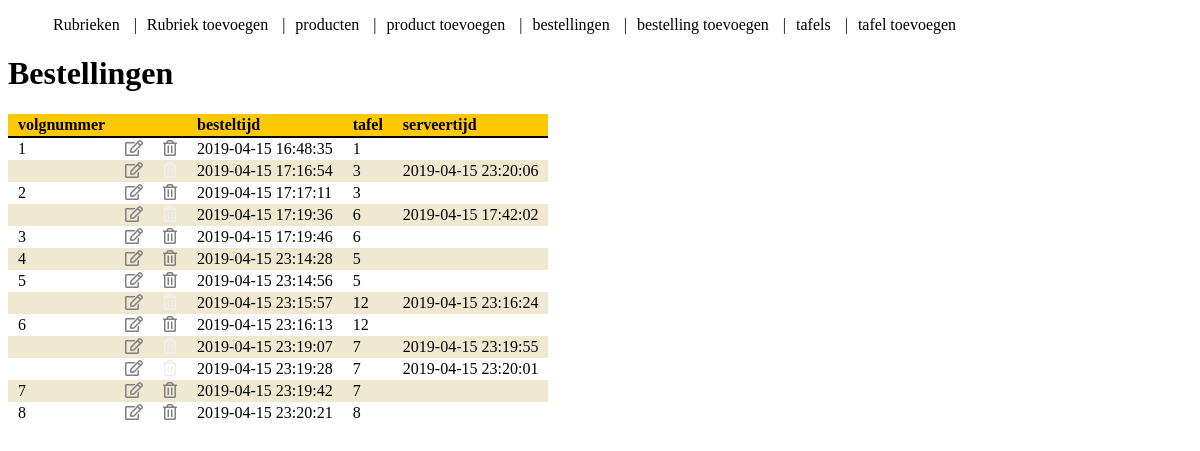
Screenshot of /public/cms/bestelling/index.php with the database file from the repository.
### tables this page shows
CREATE TABLE `bestellingen` (
  `id` int(11) UNSIGNED NOT NULL,
  `besteltijd` datetime NOT NULL,
  `serveertijd` datetime DEFAULT NULL,
  `betaaltijd` datetime DEFAULT NULL,
  `volgnummer` int(3) UNSIGNED DEFAULT NULL,
  `id_tafel` int(11) UNSIGNED NOT NULL
);

### classes/bestelling.class.php (called while the page is built, shortened)
<?php
class Bestelling extends Model
{
    public function getId()
    {
        return $this->data['id'] ?? 0;
    }
    public function getBesteltijd()
    {
        return $this->data['besteltijd'] ?? '';
    }
    public function getServeertijd()
    {
        return $this->data['serveertijd'] ?? "";
    }
    public function getVolgnummer()
    {
        return $this->data['volgnummer'] ?? "";
    }
    public function getIdTafel()
    {
        return $this->data['id_tafel'] ?? "";
    }
    public function setId($value)
    {
        $this->data['id'] = $value;
    }
    public function setBesteltijd($value)
    {
        $this->data['besteltijd'] = $value;
    }
    public function setServeertijd($value)
    {
        $this->data['serveertijd'] = $value;
    }
    public function setVolgnummer($value)
    {
        $this->data['volgnummer'] = $value;
    }
    public function setIdTafel($value)
    {
        $this->data['id_tafel'] = $value;
    }
    static public function index(MyPDO $pdo)
    {
        $query = '
            SELECT *
            FROM bestellingen
        ';
        $statement = $pdo->prepare($query);
        $ok = $statement->execute();
        $objects = [];
        while ($record = $statement->fetch(PDO::FETCH_ASSOC))
        {
            $bestelling = new Bestelling($pdo);
            $bestelling->make($record);
            $objects[] = $bestelling;
        }
        return $objects;
    }
}

### public/cms/bestelling/index.php (the view, shortened to what this page needs)
<?php
require_once(PATH_TO_ROOT.'../include/init.php');
$bestellingen = Bestelling::index($pdo);
?>
<!DOCTYPE html>
<html>
<head>
    <link rel="stylesheet" type="text/css" href="<?= PATH_TO_ROOT ?>css/cms.css" />
    <link rel="stylesheet" href="https://use.fontawesome.com/releases/v5.7.2/css/all.css"/>
</head>
<body>
<?php
require(PATH_TO_ROOT . '../html/cmsmenu.php');
?>
<h1><?= TITLE ?></h1>
<?php
if (empty($bestellingen))
{
    ?>
    <p>Nog geen producten aanwezig...</p>
    <?php
}
else
{
    ?>
    <table class="index">
        <thead>
        <tr>
            <td>volgnummer</td>
            <td></td>
            <td></td>
            <td>besteltijd</td>
            <td>tafel</td>
            <td>serveertijd</td>
        </tr>
        </thead>
        <tbody>
        <?php
        foreach($bestellingen as $bestelling)
        {?>
            <tr>
                <td>
                    <?= $bestelling->getVolgnummer() ?>
                </td>
                <td class="icon">
                    <a title="bewerken" href="edit.php?id=<?= $bestelling->getId() ?>">
                        <span class="far fa-edit"></span>
                    </a>
                </td>
                <td class="icon">
                    <?php
                    if ($bestelling->getServeertijd() > 0)
                    {
                        ?>
                        <span class="far fa-trash-alt"></span>
                        <?php
                    }
                    else
                    {
                        ?>
                        <a title="verwijderen" href="delete.php?id=<?= $bestelling->getId() ?>">
                            <span class="far fa-trash-alt"></span>
                        </a>
                        <?php
                    }
                    ?>
                </td>
                <td>
                    <?= $bestelling->getBesteltijd() ?>
                </td>
                <td>
                    <?= $bestelling->getIdTafel() ?>
                </td>
                <td>
                    <?= $bestelling->getServeertijd() ?>
                </td>
            </tr>
            <?php
        }
        ?>
        </tbody>
    </table>
    <?php
}
?>
</body>
</html>

### html/cmsmenu.php
<?php
    $menu = [
        'Rubrieken'         => 'rubriek/index.php',
        'Rubriek toevoegen' => 'rubriek/create.php',
        'producten'         => 'product/index.php',
        'product toevoegen' => 'product/create.php',
        'bestellingen'         => 'bestelling/index.php',
        'bestelling toevoegen' => 'bestelling/create.php',
        'tafels'         => 'tafel/index.php',
        'tafel toevoegen' => 'tafel/create.php'
    ];
    $listitems = [];
    foreach ($menu as $tekst => $href)
    {
        $class = $tekst == TITLE ? 'active' : 'passive';
        $listitems[] = '<li class="' . $class . '"><a href="' . PATH_TO_ROOT . 'cms/' . $href . '">' . $tekst . '</a></li>' . PHP_EOL;
    }
?>
<nav>
    <ul>
        <?= join('<li>|</li>', $listitems) ?>
    </ul>
</nav>

### public/css/cms.css (style rules this page uses)
BODY { font-family: tahoma; }
NAV UL LI { display: inline; margin-left: 5px; margin-right: 5px; }
NAV UL LI A { text-decoration: none; color: black; }
TABLE.index { border-collapse: collapse; }
TABLE.index TBODY TR:nth-child(even) { background-color: #F0E8D0; }
TABLE.index TBODY TR:nth-child(odd) { background-color: white; }
TABLE.index TD { padding: 2px 10px; }
TABLE.index TFOOT TD, TABLE.index THEAD TD { font-weight: bold; background-color: #FFC805; }
TABLE.index THEAD TD { border-bottom: solid 2px black; }
TABLE.index TBODY TD.icon { color: #F0F0F0; }
TABLE.index TBODY TD.icon A { color: #808080; }

### rows the page displays
bestellingen: volgnummer "1", besteltijd "2019-04-15 16:48:35", id_tafel "1"
bestellingen: besteltijd "2019-04-15 17:16:54", id_tafel "3", serveertijd "2019-04-15 23:20:06"
bestellingen: volgnummer "2", besteltijd "2019-04-15 17:17:11", id_tafel "3"
bestellingen: besteltijd "2019-04-15 17:19:36", id_tafel "6", serveertijd "2019-04-15 17:42:02"
bestellingen: volgnummer "3", besteltijd "2019-04-15 17:19:46", id_tafel "6"
bestellingen: volgnummer "4", besteltijd "2019-04-15 23:14:28", id_tafel "5"
bestellingen: volgnummer "5", besteltijd "2019-04-15 23:14:56", id_tafel "5"
bestellingen: besteltijd "2019-04-15 23:15:57", id_tafel "12", serveertijd "2019-04-15 23:16:24"
bestellingen: volgnummer "6", besteltijd "2019-04-15 23:16:13", id_tafel "12"
bestellingen: besteltijd "2019-04-15 23:19:07", id_tafel "7", serveertijd "2019-04-15 23:19:55"
bestellingen: besteltijd "2019-04-15 23:19:28", id_tafel "7", serveertijd "2019-04-15 23:20:01"
bestellingen: volgnummer "7", besteltijd "2019-04-15 23:19:42", id_tafel "7"
bestellingen: volgnummer "8", besteltijd "2019-04-15 23:20:21", id_tafel "8"

### other values shown
$tekst "Rubrieken Rubriek toevoegen producten product toevoegen bestellingen bestelling toevoegen tafels tafel toevoegen"
join('<li>|</li>', $listitems) "| | | | | | |"
TITLE "Bestellingen"
